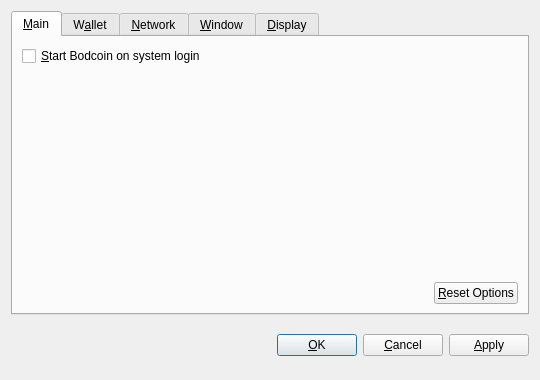
<?xml version="1.0" encoding="UTF-8"?>
<ui version="4.0">
 <class>OptionsDialog</class>
 <widget class="QDialog" name="OptionsDialog">
  <property name="geometry">
   <rect>
    <x>0</x>
    <y>0</y>
    <width>540</width>
    <height>380</height>
   </rect>
  </property>
  <property name="windowTitle">
   <string>Options</string>
  </property>
  <property name="modal">
   <bool>true</bool>
  </property>
  <layout class="QVBoxLayout" name="verticalLayout">
   <item>
    <widget class="QTabWidget" name="tabWidget">
     <property name="tabPosition">
      <enum>QTabWidget::North</enum>
     </property>
     <property name="currentIndex">
      <number>0</number>
     </property>
     <widget class="QWidget" name="tabMain">
      <attribute name="title">
       <string>&amp;Main</string>
      </attribute>
      <layout class="QVBoxLayout" name="verticalLayout_Main">
       <item>
        <widget class="QCheckBox" name="bitcoinAtStartup">
         <property name="toolTip">
          <string>Automatically start Bodcoin after logging in to the system.</string>
         </property>
         <property name="text">
          <string>&amp;Start Bodcoin on system login</string>
         </property>
        </widget>
       </item>
       <item>
        <spacer name="verticalSpacer_Main">
         <property name="orientation">
          <enum>Qt::Vertical</enum>
         </property>
         <property name="sizeHint" stdset="0">
          <size>
           <width>20</width>
           <height>40</height>
          </size>
         </property>
        </spacer>
       </item>
       <item>
        <layout class="QHBoxLayout" name="horizontalLayout_2_Main">
         <item>
          <spacer name="horizontalSpacer_2_Main">
           <property name="orientation">
            <enum>Qt::Horizontal</enum>
           </property>
           <property name="sizeHint" stdset="0">
            <size>
             <width>40</width>
             <height>20</height>
            </size>
           </property>
          </spacer>
         </item>
         <item>
          <widget class="QPushButton" name="resetButton">
           <property name="toolTip">
            <string>Reset all client options to default.</string>
           </property>
           <property name="text">
            <string>&amp;Reset Options</string>
           </property>
           <property name="autoDefault">
            <bool>false</bool>
           </property>
          </widget>
         </item>
        </layout>
       </item>
      </layout>
     </widget>
     <widget class="QWidget" name="tabWallet">
      <attribute name="title">
       <string>W&amp;allet</string>
      </attribute>
      <layout class="QVBoxLayout" name="verticalLayout_Network">
       <item>
        <widget class="QLabel" name="transactionFeeInfoLabel">
         <property name="text">
          <string>Optional transaction fee per kB that helps make sure your transactions are processed quickly. Most transactions are 1 kB.</string>
         </property>
         <property name="textFormat">
          <enum>Qt::PlainText</enum>
         </property>
         <property name="wordWrap">
          <bool>true</bool>
         </property>
        </widget>
       </item>
       <item>
        <layout class="QHBoxLayout" name="horizontalLayout_1_Main">
         <item>
          <widget class="QLabel" name="transactionFeeLabel">
           <property name="text">
            <string>Pay transaction &amp;fee</string>
           </property>
           <property name="textFormat">
            <enum>Qt::PlainText</enum>
           </property>
           <property name="buddy">
            <cstring>transactionFee</cstring>
           </property>
          </widget>
         </item>
         <item>
          <widget class="BitcoinAmountField" name="transactionFee"/>
         </item>
         <item>
          <spacer name="horizontalSpacer_1_Main">
           <property name="orientation">
            <enum>Qt::Horizontal</enum>
           </property>
           <property name="sizeHint" stdset="0">
            <size>
             <width>40</width>
             <height>20</height>
            </size>
           </property>
          </spacer>
         </item>
        </layout>
       </item>
       <item>
        <widget class="QLabel" name="label">
         <property name="text">
          <string>If you disable the spending of unconfirmed change, the change from a transaction cannot be used until that transaction has at least one confirmation. This also affects how your balance is computed.</string>
         </property>
         <property name="wordWrap">
          <bool>true</bool>
         </property>
        </widget>
       </item>
       <item>
        <widget class="QCheckBox" name="spendZeroConfChange">
         <property name="text">
          <string>Spend unconfirmed change  (experts only)</string>
         </property>
        </widget>
       </item>
       <item>
        <spacer name="verticalSpacer">
         <property name="orientation">
          <enum>Qt::Vertical</enum>
         </property>
         <property name="sizeHint" stdset="0">
          <size>
           <width>20</width>
           <height>40</height>
          </size>
         </property>
        </spacer>
       </item>
      </layout>
     </widget>
     <widget class="QWidget" name="tabNetwork">
      <attribute name="title">
       <string>&amp;Network</string>
      </attribute>
      <layout class="QVBoxLayout" name="verticalLayout_Network">
       <item>
        <widget class="QCheckBox" name="mapPortUpnp">
         <property name="toolTip">
          <string>Automatically open the Bodcoin client port on the router. This only works when your router supports UPnP and it is enabled.</string>
         </property>
         <property name="text">
          <string>Map port using &amp;UPnP</string>
         </property>
        </widget>
       </item>
       <item>
        <widget class="QCheckBox" name="connectSocks">
         <property name="toolTip">
          <string>Connect to the Bodcoin network through a SOCKS proxy (e.g. when connecting through Tor).</string>
         </property>
         <property name="text">
          <string>&amp;Connect through SOCKS proxy:</string>
         </property>
        </widget>
       </item>
       <item>
        <layout class="QHBoxLayout" name="horizontalLayout_Network">
         <item>
          <widget class="QLabel" name="proxyIpLabel">
           <property name="text">
            <string>Proxy &amp;IP:</string>
           </property>
           <property name="textFormat">
            <enum>Qt::PlainText</enum>
           </property>
           <property name="buddy">
            <cstring>proxyIp</cstring>
           </property>
          </widget>
         </item>
         <item>
          <widget class="QValidatedLineEdit" name="proxyIp">
           <property name="maximumSize">
            <size>
             <width>140</width>
             <height>16777215</height>
            </size>
           </property>
           <property name="toolTip">
            <string>IP address of the proxy (e.g. 127.0.0.1)</string>
           </property>
          </widget>
         </item>
         <item>
          <widget class="QLabel" name="proxyPortLabel">
           <property name="text">
            <string>&amp;Port:</string>
           </property>
           <property name="textFormat">
            <enum>Qt::PlainText</enum>
           </property>
           <property name="buddy">
            <cstring>proxyPort</cstring>
           </property>
          </widget>
         </item>
         <item>
          <widget class="QLineEdit" name="proxyPort">
           <property name="maximumSize">
            <size>
             <width>55</width>
             <height>16777215</height>
            </size>
           </property>
           <property name="toolTip">
            <string>Port of the proxy (e.g. 9050)</string>
           </property>
          </widget>
         </item>
         <item>
          <widget class="QLabel" name="socksVersionLabel">
           <property name="text">
            <string>SOCKS &amp;Version:</string>
           </property>
           <property name="textFormat">
            <enum>Qt::PlainText</enum>
           </property>
           <property name="buddy">
            <cstring>socksVersion</cstring>
           </property>
          </widget>
         </item>
         <item>
          <widget class="QValueComboBox" name="socksVersion">
           <property name="toolTip">
            <string>SOCKS version of the proxy (e.g. 5)</string>
           </property>
          </widget>
         </item>
         <item>
          <spacer name="horizontalSpacer_Network">
           <property name="orientation">
            <enum>Qt::Horizontal</enum>
           </property>
           <property name="sizeHint" stdset="0">
            <size>
             <width>40</width>
             <height>20</height>
            </size>
           </property>
          </spacer>
         </item>
        </layout>
       </item>
       <item>
        <spacer name="verticalSpacer_Network">
         <property name="orientation">
          <enum>Qt::Vertical</enum>
         </property>
         <property name="sizeHint" stdset="0">
          <size>
           <width>20</width>
           <height>40</height>
          </size>
         </property>
        </spacer>
       </item>
      </layout>
     </widget>
     <widget class="QWidget" name="tabWindow">
      <attribute name="title">
       <string>&amp;Window</string>
      </attribute>
      <layout class="QVBoxLayout" name="verticalLayout_Window">
       <item>
        <widget class="QCheckBox" name="minimizeToTray">
         <property name="toolTip">
          <string>Show only a tray icon after minimizing the window.</string>
         </property>
         <property name="text">
          <string>&amp;Minimize to the tray instead of the taskbar</string>
         </property>
        </widget>
       </item>
       <item>
        <widget class="QCheckBox" name="minimizeOnClose">
         <property name="toolTip">
          <string>Minimize instead of exit the application when the window is closed. When this option is enabled, the application will be closed only after selecting Quit in the menu.</string>
         </property>
         <property name="text">
          <string>M&amp;inimize on close</string>
         </property>
        </widget>
       </item>
       <item>
        <spacer name="verticalSpacer_Window">
         <property name="orientation">
          <enum>Qt::Vertical</enum>
         </property>
         <property name="sizeHint" stdset="0">
          <size>
           <width>20</width>
           <height>40</height>
          </size>
         </property>
        </spacer>
       </item>
      </layout>
     </widget>
     <widget class="QWidget" name="tabDisplay">
      <attribute name="title">
       <string>&amp;Display</string>
      </attribute>
      <layout class="QVBoxLayout" name="verticalLayout_Display">
       <item>
        <layout class="QHBoxLayout" name="horizontalLayout_1_Display">
         <item>
          <widget class="QLabel" name="langLabel">
           <property name="text">
            <string>User Interface &amp;language:</string>
           </property>
           <property name="textFormat">
            <enum>Qt::PlainText</enum>
           </property>
           <property name="buddy">
            <cstring>lang</cstring>
           </property>
          </widget>
         </item>
         <item>
          <widget class="QValueComboBox" name="lang">
           <property name="toolTip">
            <string>The user interface language can be set here. This setting will take effect after restarting Bodcoin.</string>
           </property>
          </widget>
         </item>
        </layout>
       </item>
       <item>
        <layout class="QHBoxLayout" name="horizontalLayout_2_Display">
         <item>
          <widget class="QLabel" name="unitLabel">
           <property name="text">
            <string>&amp;Unit to show amounts in:</string>
           </property>
           <property name="textFormat">
            <enum>Qt::PlainText</enum>
           </property>
           <property name="buddy">
            <cstring>unit</cstring>
           </property>
          </widget>
         </item>
         <item>
          <widget class="QValueComboBox" name="unit">
           <property name="toolTip">
            <string>Choose the default subdivision unit to show in the interface and when sending coins.</string>
           </property>
          </widget>
         </item>
        </layout>
       </item>
       <item>
        <widget class="QCheckBox" name="displayAddresses">
         <property name="toolTip">
          <string>Whether to show Bodcoin addresses in the transaction list or not.</string>
         </property>
         <property name="text">
          <string>&amp;Display addresses in transaction list</string>
         </property>
        </widget>
       </item>
       <item>
        <widget class="QCheckBox" name="coinControlFeatures">
         <property name="toolTip">
          <string>Whether to show coin control features or not.</string>
         </property>
         <property name="text">
          <string>Display coin &amp;control features (experts only!)</string>
         </property>
        </widget>
       </item>
       <item>
        <spacer name="verticalSpacer_Display">
         <property name="orientation">
          <enum>Qt::Vertical</enum>
         </property>
         <property name="sizeHint" stdset="0">
          <size>
           <width>20</width>
           <height>40</height>
          </size>
         </property>
        </spacer>
       </item>
      </layout>
     </widget>
    </widget>
   </item>
   <item>
    <layout class="QHBoxLayout" name="horizontalLayout_Buttons">
     <item>
      <spacer name="horizontalSpacer_1">
       <property name="orientation">
        <enum>Qt::Horizontal</enum>
       </property>
       <property name="sizeHint" stdset="0">
        <size>
         <width>40</width>
         <height>48</height>
        </size>
       </property>
      </spacer>
     </item>
     <item>
      <widget class="QLabel" name="statusLabel">
       <property name="font">
        <font>
         <weight>75</weight>
         <bold>true</bold>
        </font>
       </property>
       <property name="text">
        <string/>
       </property>
       <property name="textFormat">
        <enum>Qt::PlainText</enum>
       </property>
       <property name="wordWrap">
        <bool>true</bool>
       </property>
      </widget>
     </item>
     <item>
      <spacer name="horizontalSpacer_2">
       <property name="orientation">
        <enum>Qt::Horizontal</enum>
       </property>
       <property name="sizeHint" stdset="0">
        <size>
         <width>40</width>
         <height>48</height>
        </size>
       </property>
      </spacer>
     </item>
     <item>
      <widget class="QPushButton" name="okButton">
       <property name="text">
        <string>&amp;OK</string>
       </property>
      </widget>
     </item>
     <item>
      <widget class="QPushButton" name="cancelButton">
       <property name="text">
        <string>&amp;Cancel</string>
       </property>
       <property name="autoDefault">
        <bool>false</bool>
       </property>
      </widget>
     </item>
     <item>
      <widget class="QPushButton" name="applyButton">
       <property name="text">
        <string>&amp;Apply</string>
       </property>
       <property name="autoDefault">
        <bool>false</bool>
       </property>
      </widget>
     </item>
    </layout>
   </item>
  </layout>
 </widget>
 <customwidgets>
  <customwidget>
   <class>BitcoinAmountField</class>
   <extends>QSpinBox</extends>
   <header>bitcoinamountfield.h</header>
  </customwidget>
  <customwidget>
   <class>QValueComboBox</class>
   <extends>QComboBox</extends>
   <header>qvaluecombobox.h</header>
  </customwidget>
  <customwidget>
   <class>QValidatedLineEdit</class>
   <extends>QLineEdit</extends>
   <header>qvalidatedlineedit.h</header>
  </customwidget>
 </customwidgets>
 <resources/>
 <connections/>
</ui>
